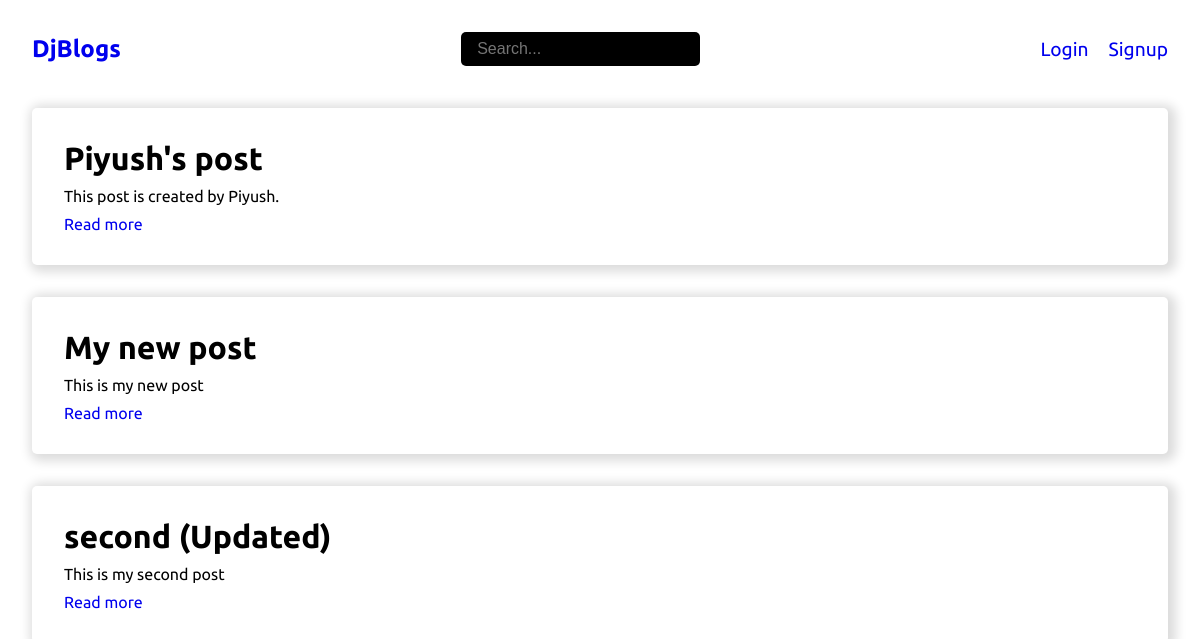
The page / on the database its author committed.
### base/models.py (models this page shows, shortened)
class Post(models.Model):
    title = models.CharField(max_length=100)
    body = models.TextField()
    author = models.ForeignKey(User, on_delete=models.CASCADE)
    created = models.DateTimeField(auto_now_add=True)
    updated = models.DateTimeField(auto_now=True)
    class Meta:
        ordering = ["-created"]

### base/views.py (the view)
# urls.py: path("", views.index, name="home"),
def index(request):
    posts = search_posts(request)
    context = { "posts": posts }
    return render(request, "index.html", context)

### base/views.py (called while the page is built)
def search_posts(request):
    post_search = ""
    if request.GET.get("search"):
        post_search = request.GET.get('search')
    posts = Post.objects.filter(Q(title__icontains=post_search) | Q(body__icontains=post_search))
    return posts

### templates/index.html
{% extends 'base.html' %}
{% block content %}
    <div class="container">
        {% include "components/posts.html" %}
    </div>
{% endblock content %}

### templates/components/posts.html
{% for post in posts %}
<div class="blog">
  <h1>{{post.title}}</h1>
  <p>{{post.body}}</p>
  <a href="{% url 'post_detail' post.id %}">Read more</a>
</div>
{% empty %}
  <h1>No posts to show</h1>
{% endfor %}

### static/css/styles.css (style rules this page uses)
* { margin: 0; padding: 0; box-sizing: border-box; }
html { overflow: hidden; }
body { font-family: 'Ubuntu', sans-serif; overflow: hidden; }
a { text-decoration: none; }
.container { padding: 0 2rem; padding-bottom: 10px; }
.blog { box-shadow: 3px 2px 11px 5px gainsboro; padding: 2rem; border-radius: 5px; margin-top: 2rem; }
.blog:first-child { margin-top: 10px; }
.blog a { transition: all 0.3s; }
.blog p { margin: 10px 0; }

### rows shown on the page
Post: title "Piyush's post", body "This post is created by Piyush."
Post: title "My new post", body "This is my new post"
Post: title "second (Updated)", body "This is my second post"
